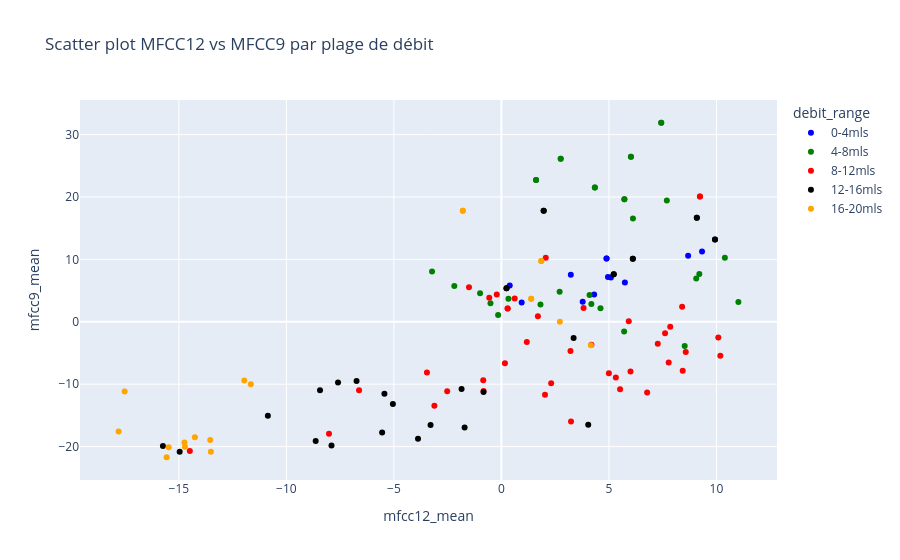

Notebook code for this chart:
### Markdown cell above
Analyse complémentaires de distribution des vecteurs selon les dimensions les plus impactantes des models

### Code cell
import pandas as pd
import plotly.express as px

# Charger les données
df = pd.read_csv("calibration_sounds_features.csv", sep=",")

# Bornes des plages
bins = [0, 4, 8, 12, 16, 20]
labels = ["0-4mls", "4-8mls", "8-12mls", "12-16mls", "16-20mls"]

# Variable catégorielle
df["debit_range"] = pd.cut(
    df["debit"],
    bins=bins,
    labels=labels,
    include_lowest=True
)

# Couleurs personnalisées (contrastées)
color_map = {
    "0-4mls": "blue",
    "4-8mls": "green",
    "8-12mls": "red",
    "12-16mls": "black",
    "16-20mls": "orange"   # 5e classe (si tu veux on peut aussi la garder rouge foncé)
}

# Scatter interactif
fig = px.scatter(
    df,
    x="mfcc12_mean",
    y="mfcc9_mean",
    color="debit_range",
    color_discrete_map=color_map,
    hover_data={
        "debit": True,
        "mfcc12_mean": True,
        "mfcc9_mean": True
    },
    title="Scatter plot MFCC12 vs MFCC9 par plage de débit"
)

fig.show()

### Figure 1 — Plotly figure (JSON) as saved in the notebook; plotly's stock layout.template omitted (floating-point values rounded to 4 significant figures)
{"data": [{"customdata": [[0.0], [0.001], [0.002], [0.003], [0.005], [0.006], [0.01], [0.02], [0.021], [0.1], [3.7], [4.0]], "hovertemplate": "debit_range=0-4mls<br>mfcc12_mean=%{x}<br>mfcc9_mean=%{y}<br>debit=%{customdata[0]}<extra></extra>", "legendgroup": "0-4mls", "marker": {"color": "blue", "symbol": "circle"}, "mode": "markers", "name": "0-4mls", "orientation": "v", "showlegend": true, "type": "scatter", "x": [3.228, 8.683, 5.09, 4.312, 4.888, 4.888, 3.779, 4.954, 5.742, 9.328, 0.9408, 0.3864], "xaxis": "x", "y": [7.526, 10.58, 7.083, 4.362, 10.15, 10.15, 3.226, 7.16, 6.288, 11.27, 3.088, 5.821], "yaxis": "y"}, {"customdata": [[4.16], [4.34], [4.362], [4.54], [4.99], [5.0], [5.001], [5.26], [5.28], [5.281], [5.464], [5.55], [5.777], [5.88], [6.23], [6.25], [6.307], [6.308], [6.333], [6.45], [6.514], [6.515], [7.14], [7.247], [7.248], [7.34], [7.518], [7.861], [7.862], [7.898], [7.899]], "hovertemplate": "debit_range=4-8mls<br>mfcc12_mean=%{x}<br>mfcc9_mean=%{y}<br>debit=%{customdata[0]}<extra></extra>", "legendgroup": "4-8mls", "marker": {"color": "green", "symbol": "circle"}, "mode": "markers", "name": "4-8mls", "orientation": "v", "showlegend": true, "type": "scatter", "x": [4.183, 0.3271, 9.204, 4.099, -2.19, 7.692, 1.816, -3.228, 2.756, 2.756, 8.524, 2.707, 11.02, -0.9928, 6.117, 10.39, 7.431, 7.431, 4.606, -0.5088, 1.611, 1.611, -0.1545, 4.345, 4.345, 5.705, 9.059, 5.718, 5.718, 6.022, 6.022], "xaxis": "x", "y": [2.835, 3.68, 7.667, 4.291, 5.726, 19.42, 2.789, 8.061, 26.11, 26.11, -3.9, 4.83, 3.158, 4.579, 16.53, 10.26, 31.9, 31.9, 2.175, 2.989, 22.72, 22.72, 1.089, 21.5, 21.5, -1.54, 6.955, 19.64, 19.64, 26.46, 26.46], "yaxis": "y"}, {"customdata": [[8.198], [8.199], [8.246], [8.609], [8.753], [8.81], [8.82], [9.03], [9.05], [9.074], [9.09], [9.099], [9.383], [9.615], [9.98], [9.99], [9.99], [10.0], [10.39], [10.47], [10.5], [10.59], [10.66], [10.73], [10.75], [10.93], [10.95], [10.97], [11.0], [11.01], [11.1], [11.11], [11.11], [11.18], [11.19], [11.7], [11.79], [11.79], [11.79], [11.83], [11.84]], "hovertemplate": "debit_range=8-12mls<br>mfcc12_mean=%{x}<br>mfcc9_mean=%{y}<br>debit=%{customdata[0]}<extra></extra>", "legendgroup": "8-12mls", "marker": {"color": "red", "symbol": "circle"}, "mode": "markers", "name": "8-12mls", "orientation": "v", "showlegend": true, "type": "scatter", "x": [9.232, 9.232, 7.85, 7.778, 4.185, 5.922, -0.2176, 0.6168, -8.019, 8.431, 10.09, 2.061, 7.271, 5.518, 1.18, 8.403, -1.508, -0.5648, 3.236, 3.211, 8.572, 5.321, 3.821, -2.522, 10.18, -3.463, 6.003, 7.61, -14.49, -0.8301, -3.117, 1.696, 0.163, 4.997, 6.776, -6.621, 0.2897, 0.2897, -0.8464, 2.027, 2.313], "xaxis": "x", "y": [20.06, 20.06, -0.7967, -6.518, -3.7, 0.08082, 4.36, 3.747, -17.93, -7.856, -2.52, 10.25, -3.504, -10.8, -3.256, 2.397, 5.545, 3.852, -15.98, -4.698, -4.832, -8.94, 2.223, -11.15, -5.424, -8.131, -7.966, -1.852, -20.73, -11.1, -13.47, 0.8934, -6.658, -8.229, -11.32, -10.99, 2.125, 2.125, -9.356, -11.68, -9.832], "yaxis": "y"}, {"customdata": [[12.13], [12.49], [12.49], [12.5], [12.71], [12.71], [12.78], [12.79], [12.89], [12.9], [12.91], [13.0], [13.33], [13.42], [13.48], [13.61], [13.69], [13.8], [13.8], [14.06], [14.29], [14.39], [14.4], [14.66], [14.77], [14.97], [15.11], [15.35], [15.85], [15.87]], "hovertemplate": "debit_range=12-16mls<br>mfcc12_mean=%{x}<br>mfcc9_mean=%{y}<br>debit=%{customdata[0]}<extra></extra>", "legendgroup": "12-16mls", "marker": {"color": "black", "symbol": "circle"}, "mode": "markers", "name": "12-16mls", "orientation": "v", "showlegend": true, "type": "scatter", "x": [-6.736, 6.111, 6.111, 4.037, 5.222, 5.222, 9.087, 9.087, -1.853, 9.932, 9.932, -5.047, -8.436, -0.8332, -3.296, -7.903, -1.713, 0.2359, 0.2359, -5.548, -15.74, 1.965, 1.965, -3.878, -10.86, 3.357, -7.599, -5.441, -14.96, -8.638], "xaxis": "x", "y": [-9.498, 10.12, 10.12, -16.49, 7.604, 7.604, 16.65, 16.65, -10.79, 13.18, 13.18, -13.17, -10.96, -11.27, -16.52, -19.83, -16.94, 5.366, 5.366, -17.75, -19.92, 17.81, 17.81, -18.72, -15.06, -2.605, -9.724, -11.53, -20.81, -19.12], "yaxis": "y"}, {"customdata": [[16.05], [16.06], [16.07], [16.53], [16.67], [17.11], [17.38], [17.38], [17.76], [18.35], [18.35], [18.35], [18.51], [18.52], [18.8], [18.87], [19.12], [19.26], [19.76]], "hovertemplate": "debit_range=16-20mls<br>mfcc12_mean=%{x}<br>mfcc9_mean=%{y}<br>debit=%{customdata[0]}<extra></extra>", "legendgroup": "16-20mls", "marker": {"color": "orange", "symbol": "circle"}, "mode": "markers", "name": "16-20mls", "orientation": "v", "showlegend": true, "type": "scatter", "x": [-15.57, 1.384, 1.384, -13.51, -11.66, 4.159, 1.854, 1.854, -14.72, -1.795, -1.795, -14.74, -13.54, -11.96, -15.47, -17.8, -14.26, 2.718, -17.52], "xaxis": "x", "y": [-21.71, 3.671, 3.671, -20.82, -9.999, -3.747, 9.74, 9.74, -20.04, 17.78, 17.78, -19.35, -18.95, -9.399, -20.1, -17.58, -18.49, 0.007008, -11.17], "yaxis": "y"}], "layout": {"legend": {"title": {"text": "debit_range"}, "tracegroupgap": 0}, "title": {"text": "Scatter plot MFCC12 vs MFCC9 par plage de débit"}, "xaxis": {"anchor": "y", "domain": [0, 1], "title": {"text": "mfcc12_mean"}}, "yaxis": {"anchor": "x", "domain": [0, 1], "title": {"text": "mfcc9_mean"}}}}
